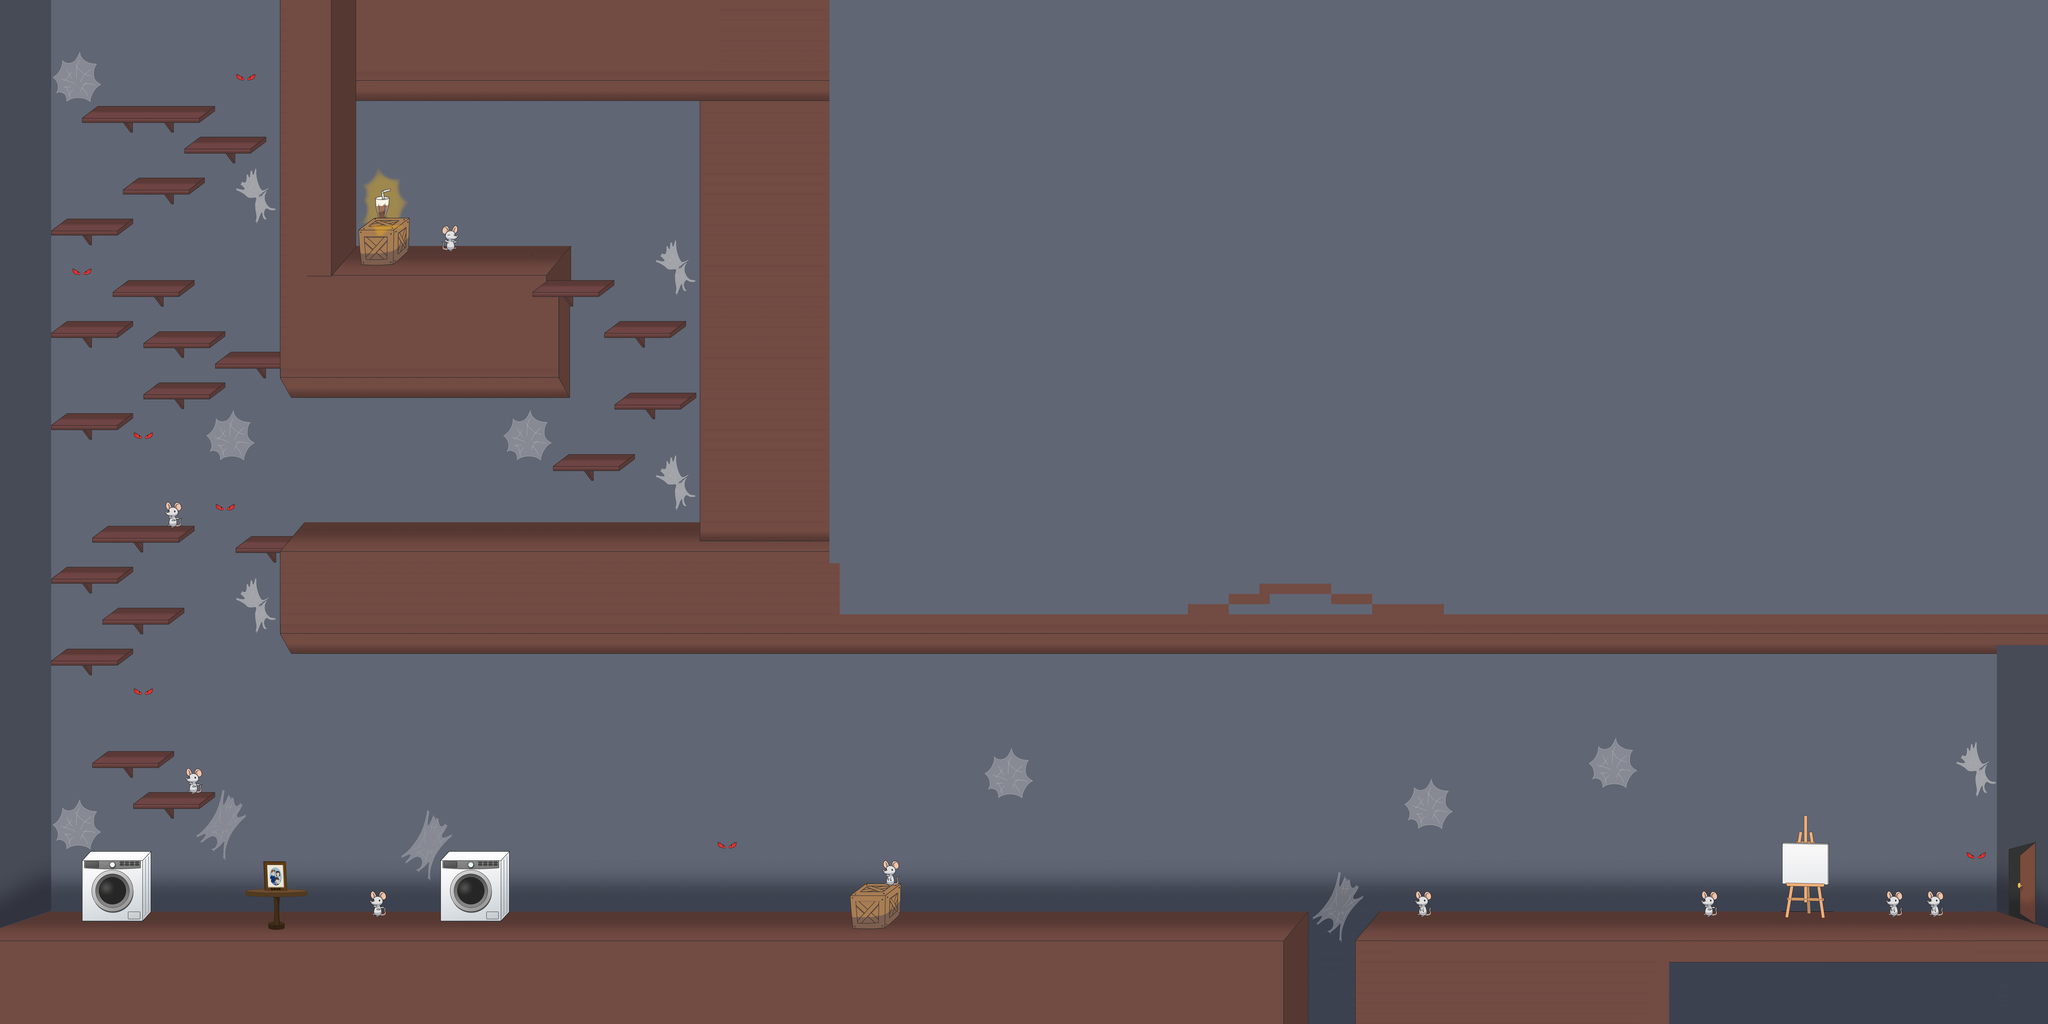

This game map was drawn from its Tiled (.tmx) file and the tilesets committed beside it. A one-line description and the trimmed map source follow:
An orthogonal 200x100 tile map with 45x45 px tiles, 12 tile layers (ZonaMuerte, PisoFondo, Plataformas, DetallesFondo, ...), 2 tilesets.

<map version="1.0" orientation="orthogonal" renderorder="right-down" width="200" height="100" tilewidth="45" tileheight="45" nextobjectid="1">
 <tileset firstgid="1" name="Fondo sotano" tilewidth="45" tileheight="45" tilecount="1296" columns="54">
  <image source="TileSotano.png" width="2448" height="1116" />
 </tileset>
 <tileset firstgid="1297" name="Fondo sotano 2" tilewidth="45" tileheight="45" tilecount="2915" columns="55">
  <image source="TileArmario.png" width="2475" height="2400" />
 </tileset>
 <layer name="ZonaMuerte" width="200" height="100">
  <data>[20000 cells, 6 non-empty, 1 distinct tile ids]</data>
 </layer>
 <layer name="PisoFondo" width="200" height="100">
  <data>[20000 cells, 20000 non-empty, 19 distinct tile ids]</data>
 </layer>
 <layer name="Plataformas" width="200" height="100">
  <data>[20000 cells, 437 non-empty, 28 distinct tile ids]</data>
 </layer>
 <layer name="DetallesFondo" width="200" height="100">
  <data>[20000 cells, 4294 non-empty, 251 distinct tile ids]</data>
 </layer>
 <layer name="PlataformasNoCruzar" width="200" height="100">
  <data>[20000 cells, 909 non-empty, 86 distinct tile ids]</data>
 </layer>
 <layer name="ParedPuerta" width="200" height="100">
  <data>[20000 cells, 732 non-empty, 156 distinct tile ids]</data>
 </layer>
 <layer name="Plataformas2" width="200" height="100">
  <data>[20000 cells, 14 non-empty, 14 distinct tile ids]</data>
 </layer>
 <layer name="Guardado" width="200" height="100">
  <data>[20000 cells, 42 non-empty, 42 distinct tile ids]</data>
 </layer>
 <layer name="VidaExtra" width="200" height="100">
  <data>[20000 cells, 40 non-empty, 40 distinct tile ids]</data>
 </layer>
 <layer name="DetallesFondo2" width="200" height="100">
  <data>[20000 cells, 94 non-empty, 46 distinct tile ids]</data>
 </layer>
 <layer name="Puerta1" width="200" height="100">
  <data>[20000 cells, 28 non-empty, 1 distinct tile ids]</data>
 </layer>
 <layer name="Puerta2" width="200" height="100">
  <data>[20000 cells, 59 non-empty, 28 distinct tile ids]</data>
 </layer>
</map>
